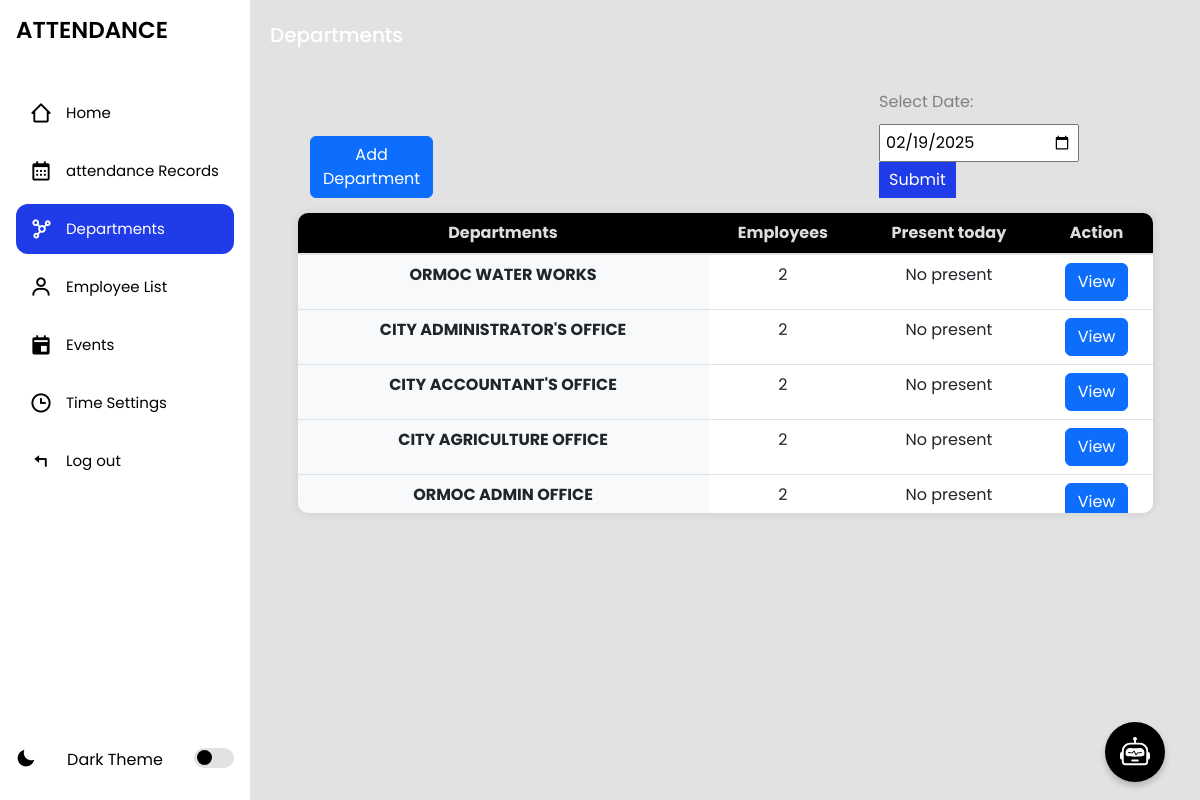
Screenshot of /departments/ with the database file from the repository.
### myapp/models.py (models this page shows, shortened)
class Department(models.Model):
    name = models.CharField(max_length=100, unique=True)

### myapp/views.py (the view)
# urls.py: path('departments/', views.departments, name='departments'),
def departments(request):
    philippine_tz = pytz.timezone('Asia/Manila')
    now_utc = timezone.now()
    now_philippine = now_utc.astimezone(philippine_tz)
    print("dsdsd", now_philippine)
    current_date = now_philippine.date()
    print("Current Date in Manila:", current_date)
    selected_date = get_selected_date(request)
    if not selected_date:
        selected_date = current_date  # Localized to Manila time
    departments = Department.objects.annotate(
        late_count=Count('employees', filter=Q(employees__attendance__arrival_status='late', employees__attendance__date=selected_date)),
        absent_count=Count('employees', filter=Q(employees__attendance__arrival_status='absent', employees__attendance__date=selected_date)),
        on_time_count=Count('employees', filter=Q(employees__attendance__arrival_status='ontime', employees__attendance__date=selected_date)),
        present_today_count=F('late_count') + F('on_time_count')  # Calculate present based on late and on-time counts
    )
    context = {
        "departments": departments,
        "selected_date": selected_date.isoformat(),  # Ensure the selected date is passed as a string in YYYY-MM-DD format
        "today": now_philippine.date().isoformat()  # Pass today's date also in local time
    }
    return render(request, 'departments.html', context)

### myapp/views.py (called while the page is built)
def get_selected_date(request):
    philippine_tz = pytz.timezone('Asia/Manila')
    now_utc = timezone.now()
    now_philippine = now_utc.astimezone(philippine_tz)
    print("dsdsd", now_philippine)
    date_str = request.GET.get('date', '')  # Get the date from query parameters
    if date_str:
        try:
            return timezone.datetime.fromisoformat(date_str).date()
        except ValueError:
            return now_philippine.date()
    return now_philippine.date()

### myapp/templates/departments.html (shortened to what this page needs)
{% extends 'index.html' %}
{% block content %}
<section class="home">
    <p style="color:white;">Departments</p>
    <div class="topTableDep">
                    <button type="button" class="btn btn-primary"
                    data-bs-toggle="modal" data-bs-target="#addDepartmentModal">
                    Add Department
                    </button>
                    <form method="get" action="{% url 'departments' %}" class="parent-calendar">
                        <div>
                            <label for="date" style="color: gray;">Select Date:</label>
                            <input type="date" id="date" name="date" class="date-input" value="{{ selected_date }}" required>
                            <button type="submit" style="padding-top:6px; padding-bottom:6px;">Submit</button>
                        </div>
                    </form>
</div>
<div class="table-container">
    <table class="table" id="departmentTable">
        <thead>
            <tr>
                <th scope="col">Departments</th>
                <th scope="col">Employees</th>
                <th scope="col">Present today</th>
                <th scope="col">Action</th>
            </tr>
        </thead>
        <tbody>
            {% for department in departments %}
            <tr class="departmentRow" data-status="{{ department.status|default:'all' }}">
                <th scope="row">{{ department.name }}</th>
                <td>{{ department.employees.count }}</td>
                <td>{% if department.present_today_count > 0 %}{{ department.present_today_count }}{% else %} No present {% endif %}</td>
                <td>
                   <a class="btn btn-primary" href="{% url 'viewdepartment' department.id %}?date={{ selected_date }}"> View</a>
                </td>
            </tr>
            {% empty %}
            <tr>
                <td colspan="4">No departments available</td>
            </tr>
            {% endfor %}
        </tbody>
    </table>
</div>
</section>
{% endblock %}

### myapp/static/css/styles.css (style rules this page uses)
* { margin: 0; padding: 0; box-sizing: border-box; font-family: "Poppins", sans-serif; --color-hover: rgb(32, 59, 232); --transition: all 0.2s ease; }
:root { --color-white: #fff; --color-black: #000; --color-bg: #e2e2e2; }
.home { position: relative; top: 0; left: 78px; width: calc(100% - 78px); min-height: 100vh; background: var(--color-bg); z-index: 6; transition: var(--transition); }
.sidebar.expand ~ .home { left: 250px; width: calc(100% - 250px); transition: var(--transition); }
.home p { font-size: 20px; font-weight: 500; color: var(--color-black); display: inline-block; margin: 20px; white-space: nowrap; }
label { display: block; margin-top: 10px; }
input, select { width: 100%; padding: 8px; margin-top: 5px; }
button { padding: 10px; background-color: rgb(32, 59, 232); color: white; border: none; cursor: pointer; }
.table-container { width: 90%; max-height: 300px; overflow-y: scroll; margin: 30px auto; margin-top: 10px; border-radius: 10px; box-shadow: 0 0 10px rgba(0, 0, 0, 0.1); }
.table-container { scrollbar-width: thin; scrollbar-color: transparent transparent; }
.table { width: 100%; background-color: transparent; border-collapse: collapse; }
.table th, .table td { padding: 0.75rem; vertical-align: top; border: px solid #000000; }
.table thead th { position: sticky; top: 0; z-index: 10; vertical-align: bottom; border-bottom: 2px solid #dee2e6; background-color: #000000; text-align: left; color: #ddd; text-align: center; }
.table th { font-weight: bold; background-color: #f8f9fa; }
.table tr:nth-child(even) { background-color: #f2f2f2; }
.table tr:nth-child(odd) { background-color: #f2f2f2; }
.table td { text-align: center; }
.table th[scope="row"] { background-color: #f8f9fa; text-align: center; }
.parent-calendar { display:flex; color: #ddd; justify-content: end; margin-right: 70px; }
.topTableDep { display: flex; justify-content: start; align-items: flex-end; margin-bottom: 0; gap:446px; margin-left: 60px; margin-top: 10px; margin-bottom: 15px; }

### myapp/templates/departments.html (style rules this page uses)
.date-input { width: 200px; padding: 5px; margin-top: 10px; }

### rows the page displays
Department: name "ORMOC WATER WORKS", employees.count "2", shows "No present"
Department: name "CITY ADMINISTRATOR'S OFFICE", employees.count "2", shows "No present"
Department: name "CITY ACCOUNTANT'S OFFICE", employees.count "2", shows "No present"
Department: name "CITY AGRICULTURE OFFICE", employees.count "2", shows "No present"
Department: name "ORMOC ADMIN OFFICE", employees.count "2", shows "No present"
